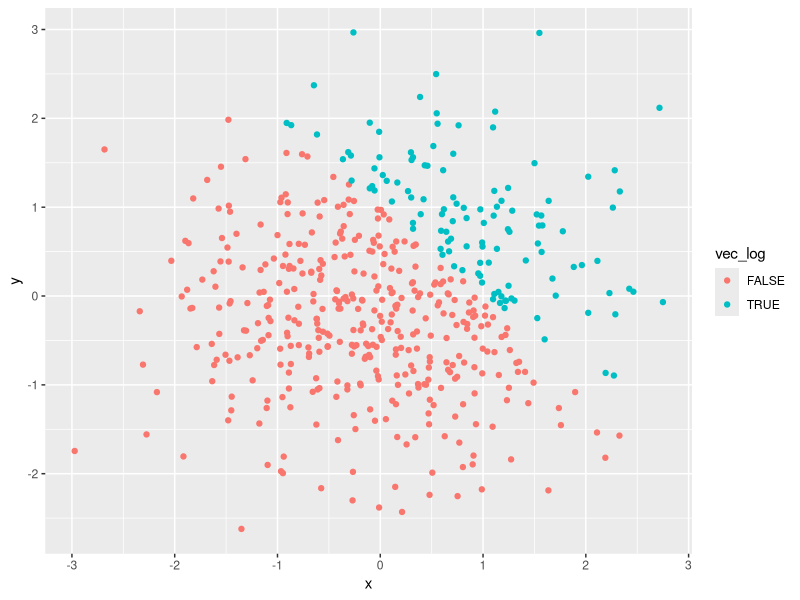
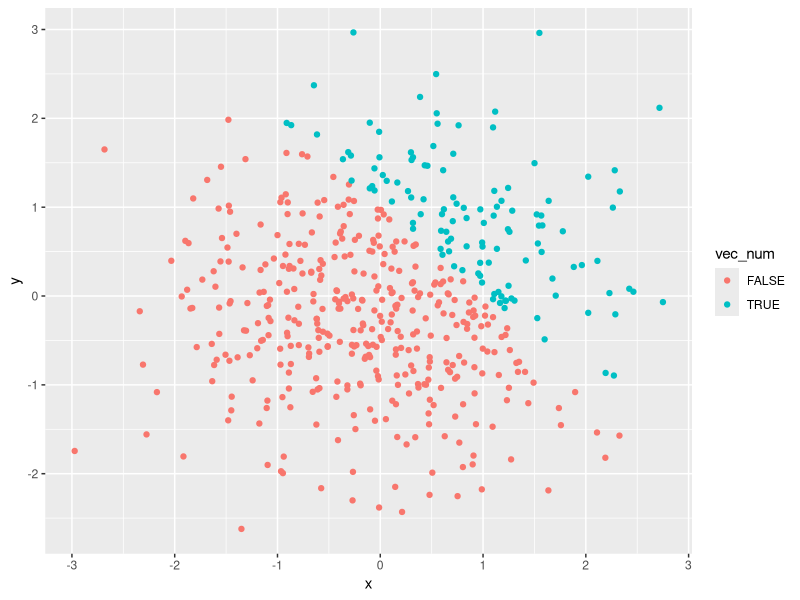
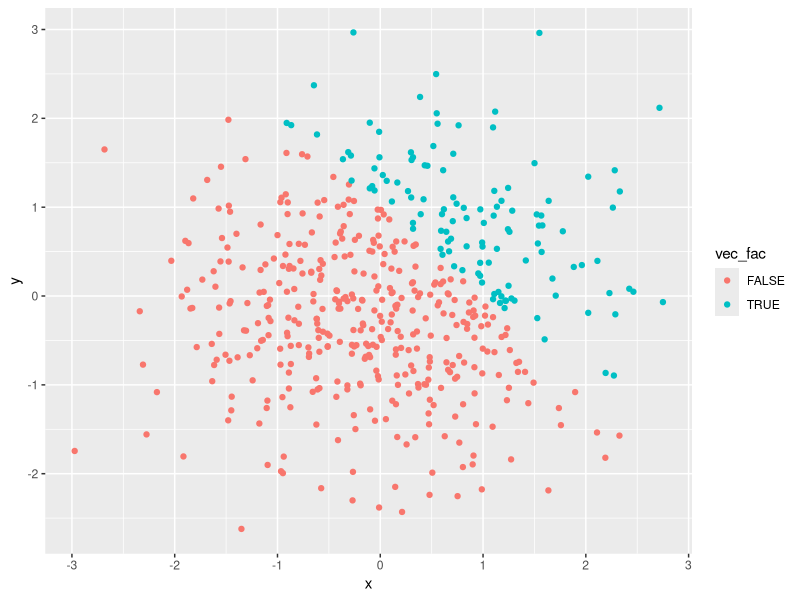

The R source for these figures, in order:
## ---- chunk 1
library (tidyverse)
## ---- chunk 2
set.seed(7)

Prob1_df = tibble(
  sample = rnorm(8),
  vec_logical = c(sample > 0), 
  vec_character = c("apple", "banana", "cherry", "date", "elderberry", "fig", "guava", "honeydew"),
  vec_factor = factor(c("seed", "peel", "pit", "pit", "seed", "peel", "seed", "seed")),
)
## ---- chunk 3
mean(pull(Prob1_df, sample))
mean(pull(Prob1_df, vec_logical))
mean(pull(Prob1_df, vec_character))
mean(pull(Prob1_df, vec_factor))
## ---- chunk 4
as.numeric(pull(Prob1_df, vec_logical))*(pull(Prob1_df, sample))

as.factor(pull(Prob1_df, vec_logical))*(pull(Prob1_df, sample))

as.numeric(as.factor(pull(Prob1_df, vec_logical)))*(pull(Prob1_df, sample))
## ---- chunk 5
set.seed(7)

Prob2_df = tibble(
  x = rnorm(500),
  y = rnorm(500),
  vec_log = c(x + y > 1),
  vec_num = c(vec_log),
  vec_fac = c(vec_log)
)
## ---- chunk 6
ggplot(Prob2_df, aes(x = x, y = y, color = vec_log)) + geom_point()
## ---- chunk 7
ggplot(Prob2_df, aes(x = x, y = y, color = vec_num)) + geom_point()
## ---- chunk 8
ggplot(Prob2_df, aes(x = x, y = y, color = vec_fac)) + geom_point()
